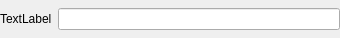
<?xml version="1.0" encoding="UTF-8"?>
<ui version="4.0">
    <class>lineEdit_widget</class>
    <widget class="QWidget" name="lineEdit_widget">
        <property name="geometry">
            <rect>
                <x>0</x>
                <y>0</y>
                <width>340</width>
                <height>38</height>
            </rect>
        </property>
        <property name="sizePolicy">
            <sizepolicy hsizetype="Preferred" vsizetype="Fixed">
                <horstretch>0</horstretch>
                <verstretch>0</verstretch>
            </sizepolicy>
        </property>
        <property name="windowTitle">
            <string>Form</string>
        </property>
        <layout class="QHBoxLayout" name="horizontalLayout">
            <property name="leftMargin">
                <number>0</number>
            </property>
            <property name="topMargin">
                <number>0</number>
            </property>
            <property name="rightMargin">
                <number>0</number>
            </property>
            <property name="bottomMargin">
                <number>0</number>
            </property>
            <item>
                <widget class="QLabel" name="attr_label">
                    <property name="sizePolicy">
                        <sizepolicy hsizetype="Preferred" vsizetype="Fixed">
                            <horstretch>0</horstretch>
                            <verstretch>0</verstretch>
                        </sizepolicy>
                    </property>
                    <property name="text">
                        <string>TextLabel</string>
                    </property>
                </widget>
            </item>
            <item>
                <widget class="QLineEdit" name="lineEdit"/>
            </item>
        </layout>
    </widget>
    <resources/>
    <connections/>
</ui>
